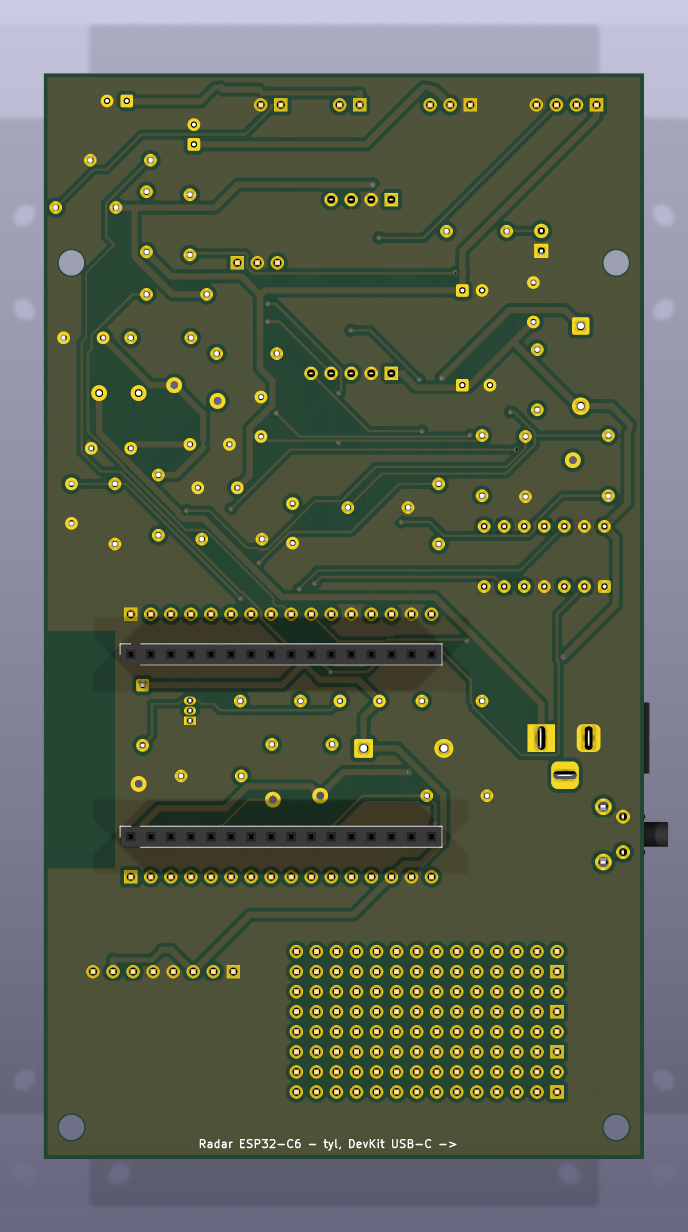
#> input picture hardware/pcb/renders/plytka-bottom.png, 1376 x 2464 px (shown at 1/2 size)
$ python logo_trace.py ../renders/plytka-bottom.png 1.0
#> lines starting #> are read from the running program, lines starting #| are printed output that depends on the picture
"""Wektoryzuje logo (biały kształt na czarnym tle) do konturów w mm: tools/logo-contours.json.

Marching squares na obrazie w skali szarości (gładkie krawędzie), uproszczenie Douglasa-Peuckera, kontury
zewnętrzne i otwory (np. wnętrza liter) rozpoznawane po zagnieżdżeniu. Dalej: logo_footprint.py.

Użycie:  python3 hardware/pcb/tools/logo_trace.py hardware/pcb/logo/am-logo-source.jfif [szerokość_mm]
"""
import json
import os
import sys

from PIL import Image, ImageFilter

HERE = os.path.dirname(os.path.abspath(__file__))
PX_MM = 0.02          # rozmiar piksela po przeskalowaniu
DILATE = 1            # pogrubienie o piksele (cienkie linie logo muszą mieć >= 0,15 mm na silkscreenie)
SIMPLIFY = 0.45       # tolerancja uproszczenia konturu, piksele


def trace(grid, w, h, thr=128.0):
    """Kontury poziomu thr; zwraca listę zamkniętych pętli punktów (x, y) w pikselach."""
    segs = {}

    def add(a, b):
        segs.setdefault(a, []).append(b)
        segs.setdefault(b, []).append(a)

    for y in range(h - 1):
        r0, r1 = grid[y], grid[y + 1]
        for x in range(w - 1):
            tl, tr, br, bl = r0[x], r0[x + 1], r1[x + 1], r1[x]
            idx = (8 if tl >= thr else 0) | (4 if tr >= thr else 0) | (2 if br >= thr else 0) | (1 if bl >= thr else 0)
            if idx in (0, 15):
                continue
            T, B, L, R = ('h', x, y), ('h', x, y + 1), ('v', x, y), ('v', x + 1, y)
            pairs = {1: [(L, B)], 2: [(B, R)], 3: [(L, R)], 4: [(T, R)], 5: [(T, L), (B, R)], 6: [(T, B)],
                     7: [(T, L)], 8: [(T, L)], 9: [(T, B)], 10: [(T, R), (L, B)], 11: [(T, R)], 12: [(L, R)],
                     13: [(B, R)], 14: [(L, B)]}[idx]
            for a, b in pairs:
                add(a, b)

    def pos(e):
        k, x, y = e
        if k == 'h':
            f1, f2 = grid[y][x], grid[y][x + 1]
            return (x + (thr - f1) / (f2 - f1), float(y))
        f1, f2 = grid[y][x], grid[y + 1][x]
        return (float(x), y + (thr - f1) / (f2 - f1))

    loops, seen = [], set()
    for start in list(segs):
        if start in seen:
            continue
        loop, prev, cur = [], None, start
        while cur not in seen:
            seen.add(cur)
            loop.append(pos(cur))
            nxt = [n for n in segs[cur] if n != prev and n not in seen]
            if not nxt:
                break
            prev, cur = cur, nxt[0]
        if len(loop) >= 4:
            loops.append(loop)
    return loops


def dp(points, eps):
    """Douglas-Peucker dla pętli zamkniętej (dzielimy w najdalszym punkcie)."""
    def rdp(pts):
        if len(pts) < 3:
            return pts
        (x1, y1), (x2, y2) = pts[0], pts[-1]
        dx, dy = x2 - x1, y2 - y1
        n = (dx * dx + dy * dy) ** 0.5 or 1e-9
        best, bi = -1, 0
        for i in range(1, len(pts) - 1):
            d = abs(dy * (pts[i][0] - x1) - dx * (pts[i][1] - y1)) / n
            if d > best:
                best, bi = d, i
        if best > eps:
            return rdp(pts[:bi + 1])[:-1] + rdp(pts[bi:])
        return [pts[0], pts[-1]]
    far = max(range(len(points)), key=lambda i: (points[i][0] - points[0][0]) ** 2 + (points[i][1] - points[0][1]) ** 2)
    a = rdp(points[:far + 1])
    b = rdp(points[far:] + [points[0]])
    return a[:-1] + b[:-1]


def area(p):
    return sum(p[i][0] * p[(i + 1) % len(p)][1] - p[(i + 1) % len(p)][0] * p[i][1] for i in range(len(p))) / 2


def inside(pt, poly):
    x, y = pt
    c = False
    j = len(poly) - 1
    for i in range(len(poly)):
        xi, yi = poly[i]
        xj, yj = poly[j]
        if (yi > y) != (yj > y) and x < (xj - xi) * (y - yi) / (yj - yi) + xi:
            c = not c
        j = i
    return c


def main(path, width_mm=22.0):
#> called with path = '../renders/plytka-bottom.png', width_mm = 1
    im = Image.open(path).convert('L')
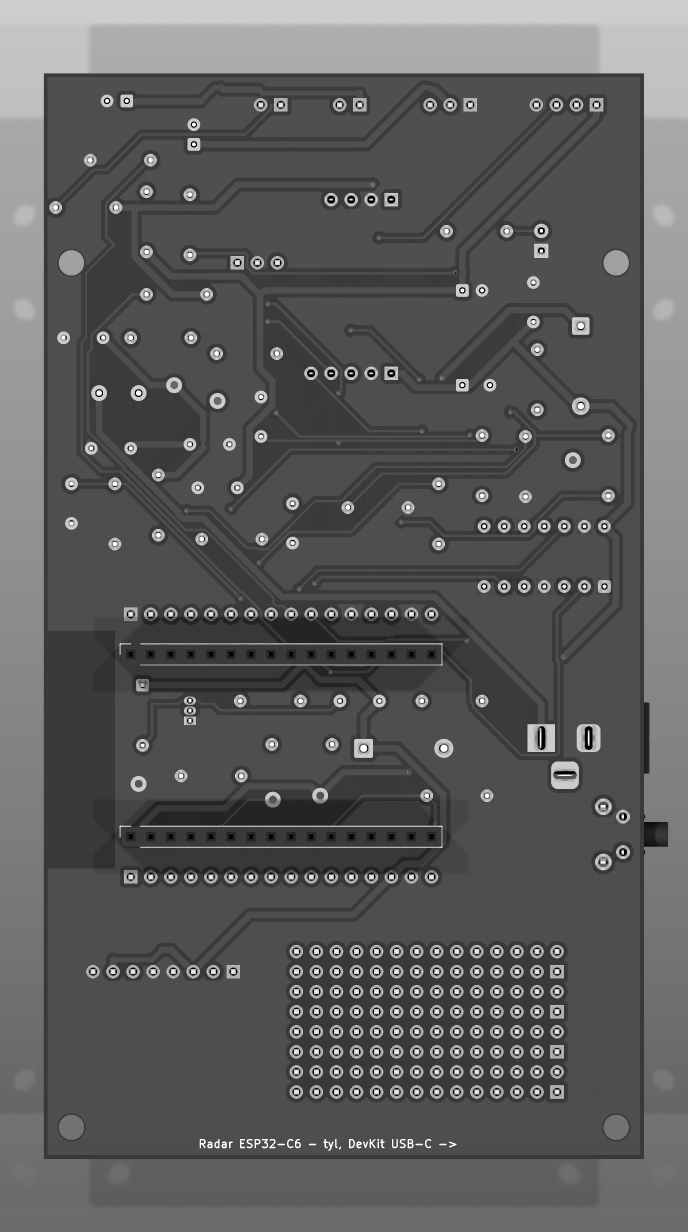
#> im: PIL image 1376x2464 L (shown at 1/2 size); min 0, max 255, mean 92.1
    box = im.point(lambda v: 255 if v > 128 else 0).getbbox()
#> box = (0, 0, 1376, 2302)
    im = im.crop(box)
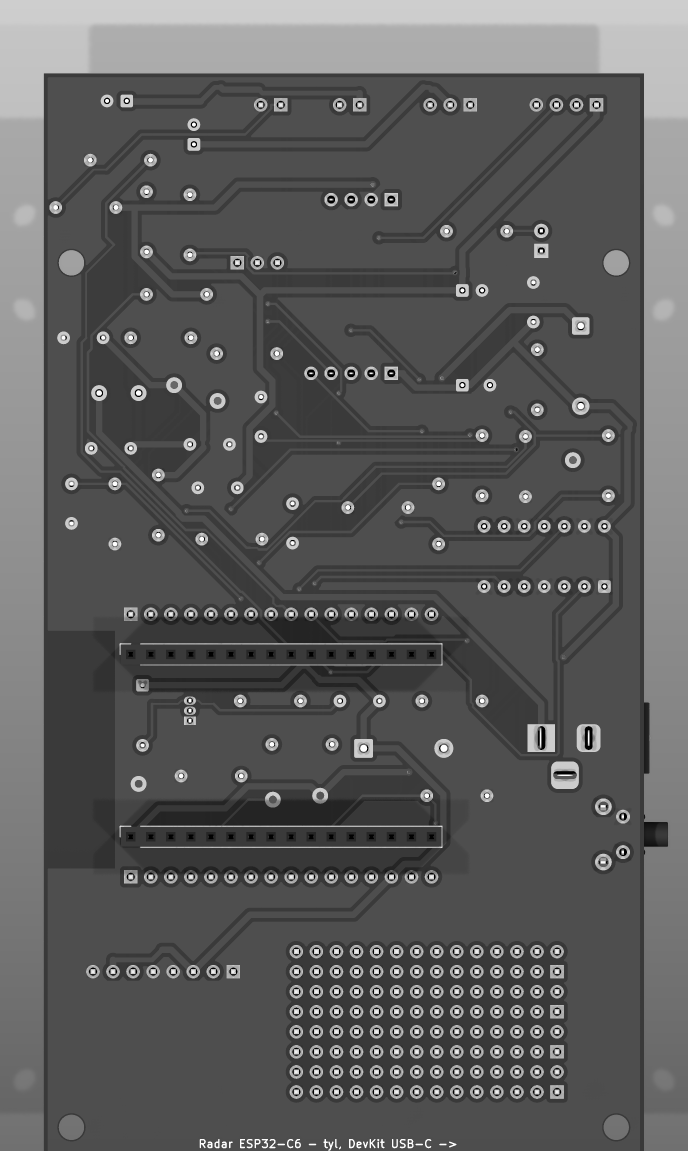
#> im: PIL image 1376x2302 L (shown at 1/2 size); min 0, max 255, mean 91.6
    w_px = int(round(width_mm / PX_MM))
    h_px = int(round(im.height * w_px / im.width))
#> h_px = 84
    im = im.resize((w_px, h_px), Image.LANCZOS)
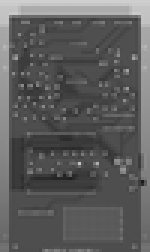
#> im: PIL image 50x84 L (shown 3 times larger); min 27, max 207, mean 91.7
    pad = 3
    canvas = Image.new('L', (w_px + 2 * pad, h_px + 2 * pad), 0)
#> canvas: PIL image 56x90 L; every value is 0
    canvas.paste(im, (pad, pad))
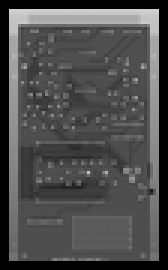
#> canvas: PIL image 56x90 L (shown 3 times larger); min 0, max 207, mean 76.4
    for _ in range(DILATE):
        canvas = canvas.filter(ImageFilter.MaxFilter(3))
#> this loop made 1 pass
#> pass 1, in main, `canvas = canvas.filter(ImageFilter.MaxFilter(3))`:
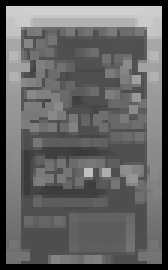
#> canvas: PIL image 56x90 L (shown 3 times larger); min 0, max 207, mean 99.2
    W, H = canvas.size
#> W = 56; H = 90
    data = list(canvas.getdata())
#> data = 5040 values, max 207 at index 121, min 0 at index 0, mean 99.23
    grid = [[float(v) for v in data[y * W:(y + 1) * W]] for y in range(H)]
#> grid = 90 items
    loops = [dp(l, SIMPLIFY) for l in trace(grid, W, H)]
#> loops = 14 items
    loops = [l for l in loops if len(l) >= 3 and abs(area(l)) > 4]
    # zagnieżdżenie: pętla w nieparzystej liczbie innych to otwór
    info = []
    for i, l in enumerate(loops):
        depth = sum(1 for j, o in enumerate(loops) if j != i and inside(l[0], o))
        info.append(depth)
#> this loop made 14 passes
#> l on passes 2, 7, 8, 9, 13, 14: [(7.88, 13), (10.1, 13), (10, 15.13), (7.88, 15)], [(42.67, 35), (45.48, 35), (45.26, 37), (43, 37.24)], [(9.75, 41), (12.06, 41), (12.06, 43), (10, 43.03)], [(22.91, 41), (25, 40.8), (25, 43.05), (22.91, 43)], [(16.88, 85), (19.43, 85), (19.43, 87), (16.88, 87)], [(30.75, 85), (33.04, 85), (33.04, 87), (30.75, 87)]
    out = {'w': round((W - 2 * pad) * PX_MM, 3), 'h': round((H - 2 * pad) * PX_MM, 3), 'loops': []}
    for l, depth in zip(loops, info):
        pts = [[round((x - pad) * PX_MM, 4), round((y - pad) * PX_MM, 4)] for x, y in l]
        out['loops'].append({'hole': depth % 2 == 1, 'pts': pts})
#> this loop made 14 passes
#> l on passes 2, 7, 8, 9, 13, 14: [(7.88, 13), (10.1, 13), (10, 15.13), (7.88, 15)], [(42.67, 35), (45.48, 35), (45.26, 37), (43, 37.24)], [(9.75, 41), (12.06, 41), (12.06, 43), (10, 43.03)], [(22.91, 41), (25, 40.8), (25, 43.05), (22.91, 43)], [(16.88, 85), (19.43, 85), (19.43, 87), (16.88, 87)], [(30.75, 85), (33.04, 85), (33.04, 87), (30.75, 87)]
    json.dump(out, open(os.path.join(HERE, 'logo-contours.json'), 'w'))
    print('logo %.1f x %.1f mm: %d konturów (%d otworów), %d punktów' % (
        out['w'], out['h'], len(loops), sum(1 for d in info if d % 2), sum(len(l) for l in loops)))
#| logo 1.0 x 1.7 mm: 14 konturów (0 otworów), 115 punktów


if __name__ == '__main__':
    main(sys.argv[1], float(sys.argv[2]) if len(sys.argv) > 2 else 22.0)

$ run again, on hardware/pcb/renders/porownanie-kompaktowa.png
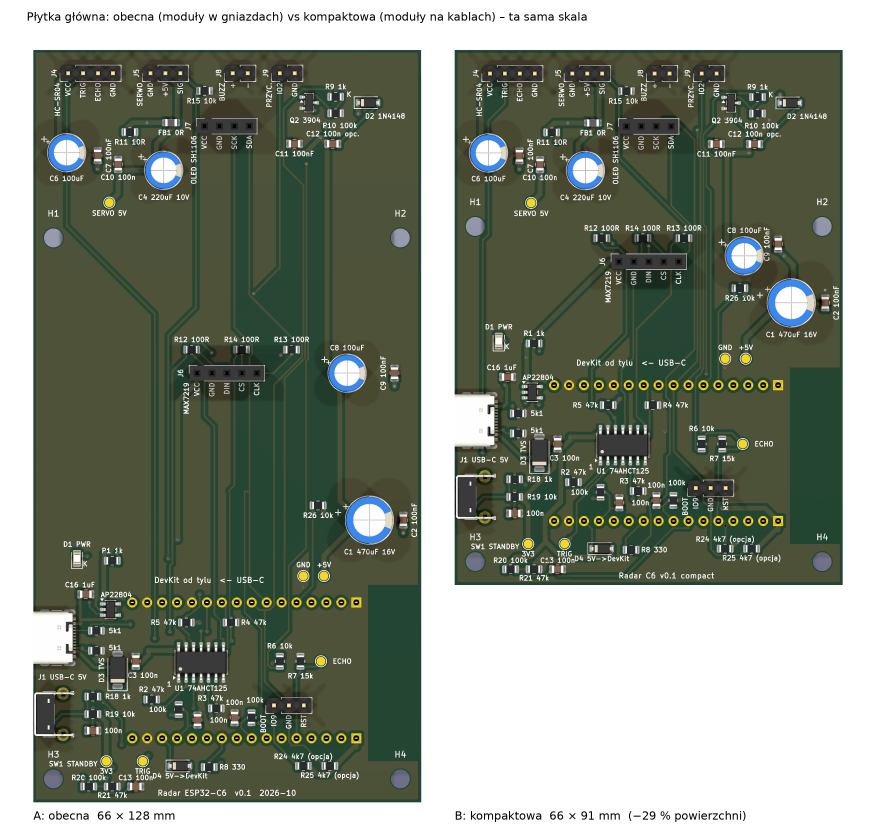
#> input picture hardware/pcb/renders/porownanie-kompaktowa.png, 2628 x 2517 px (shown at 1/3 size)
#> in main, `im = Image.open(path).convert('L')`:
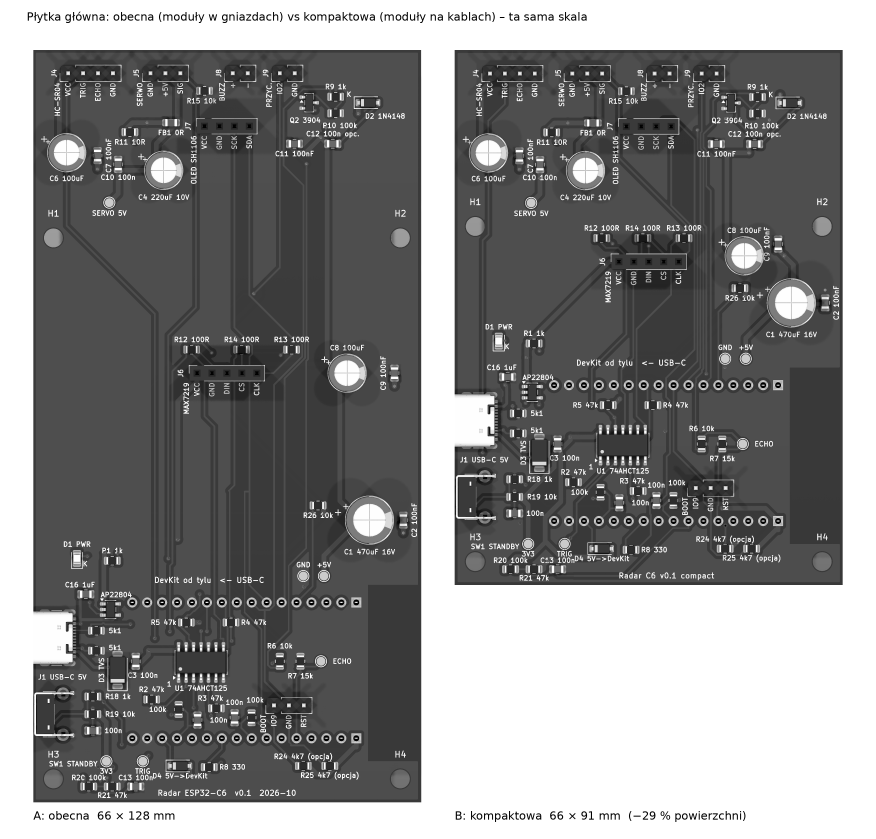
#> im: PIL image 2628x2517 L (shown at 1/3 size); min 0, max 255, mean 136
#> box = (0, 0, 2628, 2517)
#> the loop in main, `for _ in range(DILATE):` made 1 pass
#> pass 1, in main, `canvas = canvas.filter(ImageFilter.MaxFilter(3))`:
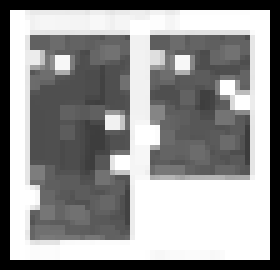
#> canvas: PIL image 56x54 L (shown 5 times larger); min 0, max 255, mean 148
#> data = 3024 values, max 255 at index 114, min 0 at index 0, mean 148
#> grid = 54 items
#> loops = 6 items
#> the loop in main, `for i, l in enumerate(loops):` made 6 passes
#> depth on passes 1 to 6: 0, 1, 1, 2, 2, 2
#> after the loop in main, `for i, l in enumerate(loops):`: info = [0, 1, 1, 2, 2, 2]
#> the loop in main, `for l, depth in zip(loops, info):` made 6 passes
#> depth on passes 1 to 6: 0, 1, 1, 2, 2, 2
#| logo 1.0 x 1.0 mm: 6 konturów (2 otworów), 75 punktów
